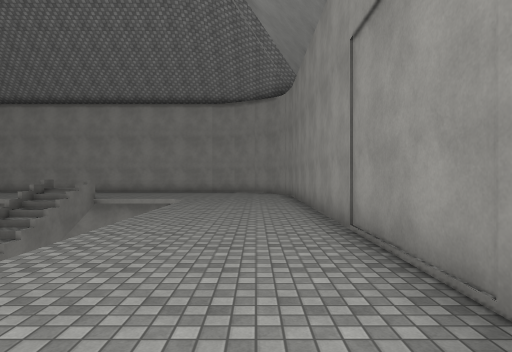
[1] (above)

15 first-person views from a walk through a scene from a Unity 3-D project. The camera is 1.5 m above the floor, looks level and sees 75° across. The floor is counted in squares, 2 m on a side. Each view is taken from the middle of a square. On the plan, view 1 faces up. The plan holds only what a view shows up to about 11 squares ahead; the rest is blank. Surface patterns are stand-ins for the level's own textures.

[2]
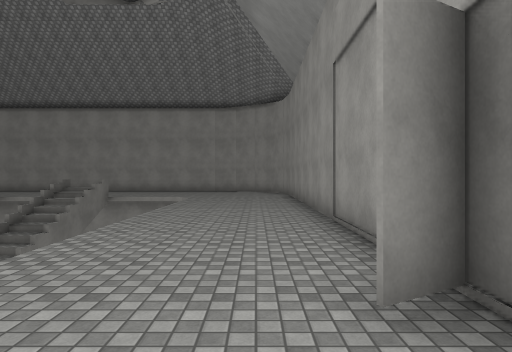

[3]
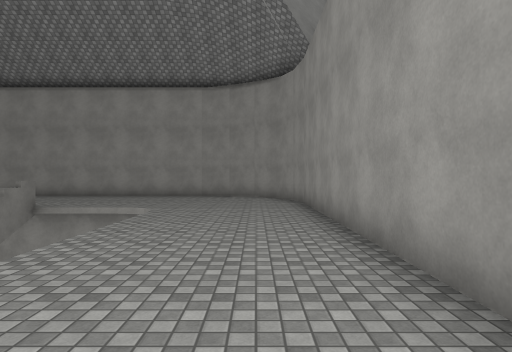

[4]
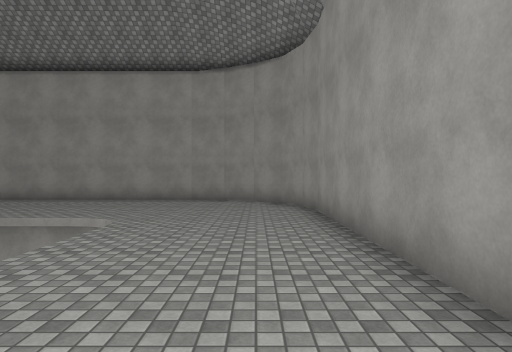

[5]
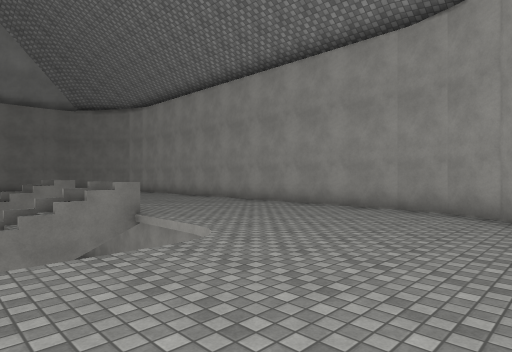

[6]
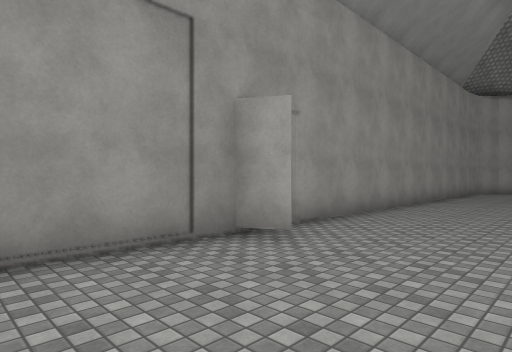

[7]
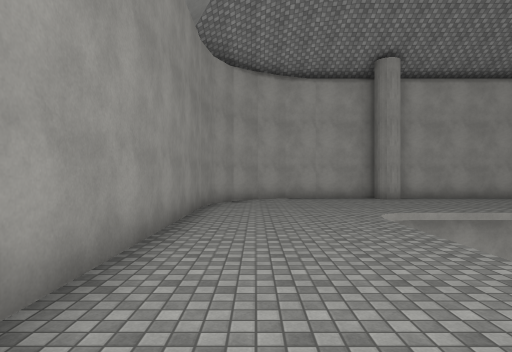

[8]
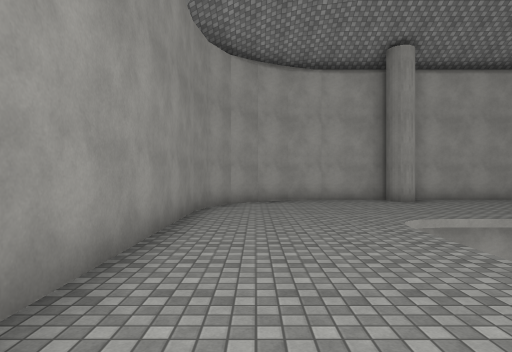

[9]
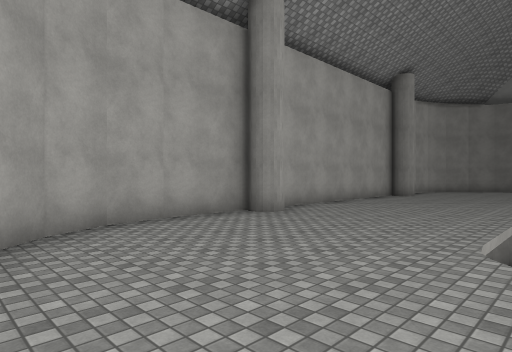

[10]
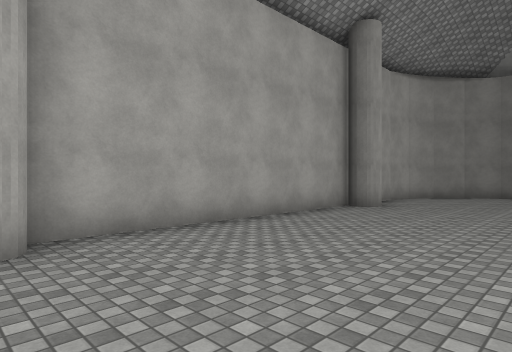

[11]
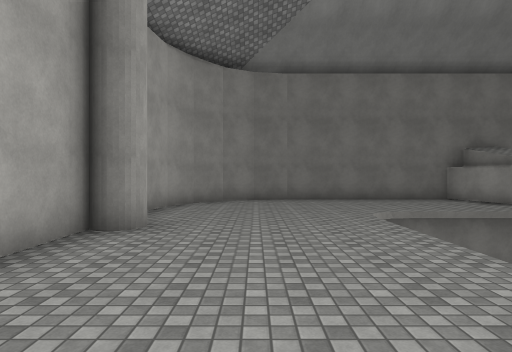

[12]
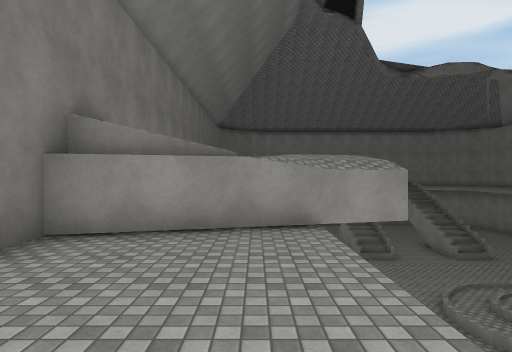

[13]
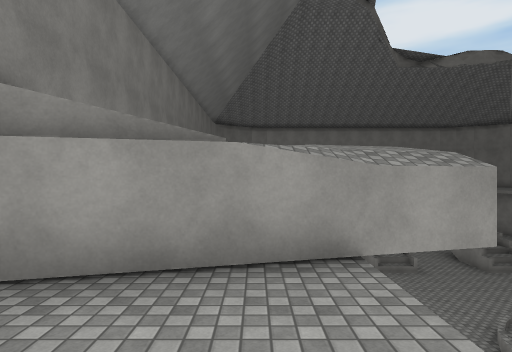

[14]
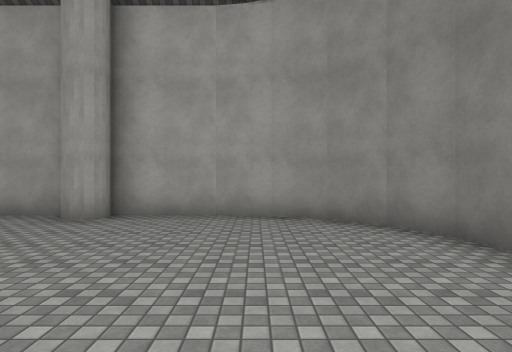

[15]
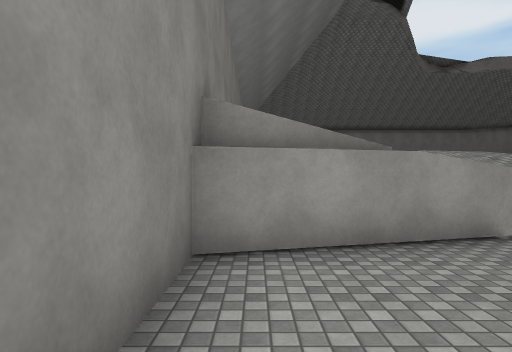

### Floor plan
Key: @ floor where view 1 was taken; # wall or solid block; x gap in a wall; . floor; ^ raised ledge; v drop or lower ground.
Columns run from 18 left of view 1 to 2 right of it. Each row starts with its distance up from view 1.
 16           #########
 15           ........##
 14           .........##
 13           ..........#
 12           ..........#
 11        ^ vvvvvvv....#
 10        ^ v vvv  ....#
  9            vvv  ....#
  8            vvv  ....#
  7             vv  ....#
  6                 ....#
  5                 ....#
  4                 ....#
  3         vvvv    ....#
  2         vvvv    ....#
  1         vvvv    ...##
  0        vvvv     ..@.#
 -1        vvvv      ...#
 -2        vvv       ...#
 -3     xv vvv       ...#
 -4     ##  v        ...#
 -5 #####v          ....#
 -6 #...v           ....#
 -7 #...v           ....#
 -8 #...v           ....#
 -9 #...v           ....#
-10 #...................#
-11 #...................#
-12 #...................#
-13 ##.................##
-14  ##...#.......#...##
-15   #################

Where each view was taken, in squares from view 1:
view 1: 0 up, 0 right, facing up
view 2: 1 down, 0 right, facing up
view 3: 3 up, 0 right, facing up
view 4: 5 up, 0 right, facing up
view 5: 8 up, 1 right, facing up-left
view 6: 4 up, 2 left, facing down-right
view 7: 3 down, 0 right, facing down
view 8: 4 down, 0 right, facing down
view 9: 9 down, 1 right, facing down-left
view 10: 10 down, 4 left, facing down-left
view 11: 12 down, 7 left, facing left
view 12: 10 down, 15 left, facing up
view 13: 8 down, 15 left, facing up
view 14: 8 down, 15 left, facing down
view 15: 9 down, 17 left, facing up
